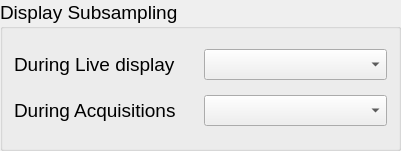
           <widget class="QGroupBox" name="groupBox_3">
            <property name="geometry">
             <rect>
              <x>10</x>
              <y>440</y>
              <width>401</width>
              <height>151</height>
             </rect>
            </property>
            <property name="font">
             <font>
              <pointsize>14</pointsize>
             </font>
            </property>
            <property name="title">
             <string>Display Subsampling</string>
            </property>
            <layout class="QGridLayout" name="gridLayout_5">
             <item row="0" column="0">
              <widget class="QLabel" name="label_48">
               <property name="font">
                <font>
                 <pointsize>14</pointsize>
                </font>
               </property>
               <property name="text">
                <string>During Live display</string>
               </property>
              </widget>
             </item>
             <item row="0" column="1">
              <widget class="QComboBox" name="LiveSubSamplingComboBox">
               <property name="font">
                <font>
                 <pointsize>14</pointsize>
                </font>
               </property>
              </widget>
             </item>
             <item row="1" column="0">
              <widget class="QLabel" name="label_56">
               <property name="font">
                <font>
                 <pointsize>14</pointsize>
                </font>
               </property>
               <property name="text">
                <string>During Acquisitions</string>
               </property>
              </widget>
             </item>
             <item row="1" column="1">
              <widget class="QComboBox" name="AcquisitionSubSamplingComboBox">
               <property name="font">
                <font>
                 <pointsize>14</pointsize>
                </font>
               </property>
               <property name="currentIndex">
                <number>-1</number>
               </property>
              </widget>
             </item>
            </layout>
           </widget>
